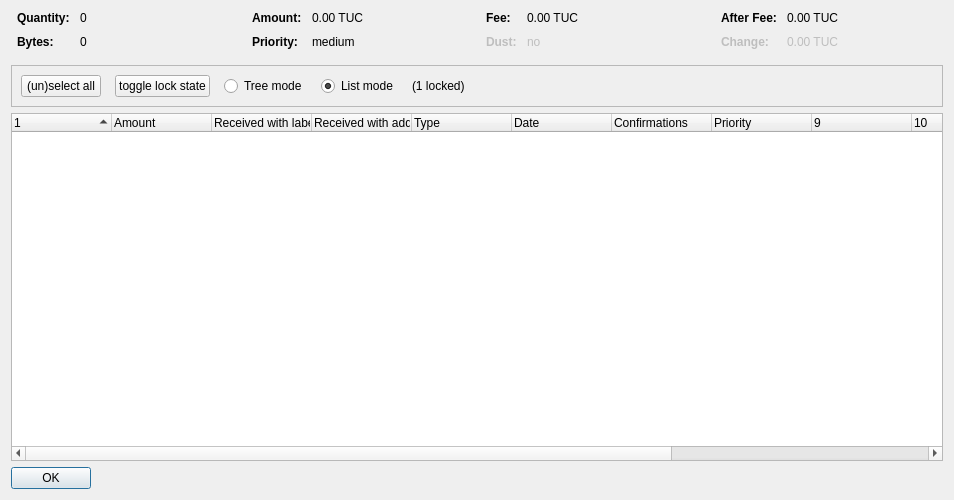
<?xml version="1.0" encoding="UTF-8"?>
<ui version="4.0">
 <class>CoinControlDialog</class>
 <widget class="QDialog" name="CoinControlDialog">
  <property name="geometry">
   <rect>
    <x>0</x>
    <y>0</y>
    <width>954</width>
    <height>500</height>
   </rect>
  </property>
  <property name="windowTitle">
   <string>Coin Selection</string>
  </property>
  <layout class="QVBoxLayout" name="verticalLayout">
   <item>
    <layout class="QHBoxLayout" name="horizontalLayoutTop" stretch="0,0,0,0">
     <property name="topMargin">
      <number>0</number>
     </property>
     <property name="bottomMargin">
      <number>10</number>
     </property>
     <item>
      <layout class="QFormLayout" name="formLayoutCoinControl1">
       <property name="horizontalSpacing">
        <number>10</number>
       </property>
       <property name="verticalSpacing">
        <number>10</number>
       </property>
       <property name="leftMargin">
        <number>6</number>
       </property>
       <property name="rightMargin">
        <number>6</number>
       </property>
       <item row="0" column="0">
        <widget class="QLabel" name="labelCoinControlQuantityText">
         <property name="font">
          <font>
           <weight>75</weight>
           <bold>true</bold>
          </font>
         </property>
         <property name="text">
          <string>Quantity:</string>
         </property>
        </widget>
       </item>
       <item row="0" column="1">
        <widget class="QLabel" name="labelCoinControlQuantity">
         <property name="cursor">
          <cursorShape>IBeamCursor</cursorShape>
         </property>
         <property name="contextMenuPolicy">
          <enum>Qt::ActionsContextMenu</enum>
         </property>
         <property name="text">
          <string notr="true">0</string>
         </property>
         <property name="textInteractionFlags">
          <set>Qt::LinksAccessibleByMouse|Qt::TextSelectableByKeyboard|Qt::TextSelectableByMouse</set>
         </property>
        </widget>
       </item>
       <item row="1" column="0">
        <widget class="QLabel" name="labelCoinControlBytesText">
         <property name="font">
          <font>
           <weight>75</weight>
           <bold>true</bold>
          </font>
         </property>
         <property name="text">
          <string>Bytes:</string>
         </property>
        </widget>
       </item>
       <item row="1" column="1">
        <widget class="QLabel" name="labelCoinControlBytes">
         <property name="cursor">
          <cursorShape>IBeamCursor</cursorShape>
         </property>
         <property name="contextMenuPolicy">
          <enum>Qt::ActionsContextMenu</enum>
         </property>
         <property name="text">
          <string notr="true">0</string>
         </property>
         <property name="textInteractionFlags">
          <set>Qt::LinksAccessibleByMouse|Qt::TextSelectableByKeyboard|Qt::TextSelectableByMouse</set>
         </property>
        </widget>
       </item>
      </layout>
     </item>
     <item>
      <layout class="QFormLayout" name="formLayoutCoinControl2">
       <property name="horizontalSpacing">
        <number>10</number>
       </property>
       <property name="verticalSpacing">
        <number>10</number>
       </property>
       <property name="leftMargin">
        <number>6</number>
       </property>
       <property name="rightMargin">
        <number>6</number>
       </property>
       <item row="0" column="0">
        <widget class="QLabel" name="labelCoinControlAmountText">
         <property name="font">
          <font>
           <weight>75</weight>
           <bold>true</bold>
          </font>
         </property>
         <property name="text">
          <string>Amount:</string>
         </property>
        </widget>
       </item>
       <item row="0" column="1">
        <widget class="QLabel" name="labelCoinControlAmount">
         <property name="cursor">
          <cursorShape>IBeamCursor</cursorShape>
         </property>
         <property name="contextMenuPolicy">
          <enum>Qt::ActionsContextMenu</enum>
         </property>
         <property name="text">
          <string notr="true">0.00 TUC</string>
         </property>
         <property name="textInteractionFlags">
          <set>Qt::LinksAccessibleByMouse|Qt::TextSelectableByKeyboard|Qt::TextSelectableByMouse</set>
         </property>
        </widget>
       </item>
       <item row="1" column="0">
        <widget class="QLabel" name="labelCoinControlPriorityText">
         <property name="font">
          <font>
           <weight>75</weight>
           <bold>true</bold>
          </font>
         </property>
         <property name="text">
          <string>Priority:</string>
         </property>
        </widget>
       </item>
       <item row="1" column="1">
        <widget class="QLabel" name="labelCoinControlPriority">
         <property name="cursor">
          <cursorShape>IBeamCursor</cursorShape>
         </property>
         <property name="contextMenuPolicy">
          <enum>Qt::ActionsContextMenu</enum>
         </property>
         <property name="text">
          <string>medium</string>
         </property>
         <property name="textInteractionFlags">
          <set>Qt::LinksAccessibleByMouse|Qt::TextSelectableByKeyboard|Qt::TextSelectableByMouse</set>
         </property>
        </widget>
       </item>
      </layout>
     </item>
     <item>
      <layout class="QFormLayout" name="formLayoutCoinControl3">
       <property name="horizontalSpacing">
        <number>10</number>
       </property>
       <property name="verticalSpacing">
        <number>10</number>
       </property>
       <property name="leftMargin">
        <number>6</number>
       </property>
       <property name="rightMargin">
        <number>6</number>
       </property>
       <item row="0" column="0">
        <widget class="QLabel" name="labelCoinControlFeeText">
         <property name="font">
          <font>
           <weight>75</weight>
           <bold>true</bold>
          </font>
         </property>
         <property name="text">
          <string>Fee:</string>
         </property>
        </widget>
       </item>
       <item row="0" column="1">
        <widget class="QLabel" name="labelCoinControlFee">
         <property name="cursor">
          <cursorShape>IBeamCursor</cursorShape>
         </property>
         <property name="contextMenuPolicy">
          <enum>Qt::ActionsContextMenu</enum>
         </property>
         <property name="text">
          <string notr="true">0.00 TUC</string>
         </property>
         <property name="textInteractionFlags">
          <set>Qt::LinksAccessibleByMouse|Qt::TextSelectableByKeyboard|Qt::TextSelectableByMouse</set>
         </property>
        </widget>
       </item>
       <item row="1" column="0">
        <widget class="QLabel" name="labelCoinControlLowOutputText">
         <property name="enabled">
          <bool>false</bool>
         </property>
         <property name="font">
          <font>
           <weight>75</weight>
           <bold>true</bold>
          </font>
         </property>
         <property name="text">
          <string>Dust:</string>
         </property>
        </widget>
       </item>
       <item row="1" column="1">
        <widget class="QLabel" name="labelCoinControlLowOutput">
         <property name="enabled">
          <bool>false</bool>
         </property>
         <property name="cursor">
          <cursorShape>IBeamCursor</cursorShape>
         </property>
         <property name="contextMenuPolicy">
          <enum>Qt::ActionsContextMenu</enum>
         </property>
         <property name="text">
          <string>no</string>
         </property>
         <property name="textInteractionFlags">
          <set>Qt::LinksAccessibleByMouse|Qt::TextSelectableByKeyboard|Qt::TextSelectableByMouse</set>
         </property>
        </widget>
       </item>
      </layout>
     </item>
     <item>
      <layout class="QFormLayout" name="formLayoutCoinControl4">
       <property name="horizontalSpacing">
        <number>10</number>
       </property>
       <property name="verticalSpacing">
        <number>10</number>
       </property>
       <property name="leftMargin">
        <number>6</number>
       </property>
       <property name="rightMargin">
        <number>6</number>
       </property>
       <item row="0" column="0">
        <widget class="QLabel" name="labelCoinControlAfterFeeText">
         <property name="font">
          <font>
           <weight>75</weight>
           <bold>true</bold>
          </font>
         </property>
         <property name="text">
          <string>After Fee:</string>
         </property>
        </widget>
       </item>
       <item row="0" column="1">
        <widget class="QLabel" name="labelCoinControlAfterFee">
         <property name="cursor">
          <cursorShape>IBeamCursor</cursorShape>
         </property>
         <property name="contextMenuPolicy">
          <enum>Qt::ActionsContextMenu</enum>
         </property>
         <property name="text">
          <string notr="true">0.00 TUC</string>
         </property>
         <property name="textInteractionFlags">
          <set>Qt::LinksAccessibleByMouse|Qt::TextSelectableByKeyboard|Qt::TextSelectableByMouse</set>
         </property>
        </widget>
       </item>
       <item row="1" column="0">
        <widget class="QLabel" name="labelCoinControlChangeText">
         <property name="enabled">
          <bool>false</bool>
         </property>
         <property name="font">
          <font>
           <weight>75</weight>
           <bold>true</bold>
          </font>
         </property>
         <property name="text">
          <string>Change:</string>
         </property>
        </widget>
       </item>
       <item row="1" column="1">
        <widget class="QLabel" name="labelCoinControlChange">
         <property name="enabled">
          <bool>false</bool>
         </property>
         <property name="cursor">
          <cursorShape>IBeamCursor</cursorShape>
         </property>
         <property name="contextMenuPolicy">
          <enum>Qt::ActionsContextMenu</enum>
         </property>
         <property name="text">
          <string notr="true">0.00 TUC</string>
         </property>
         <property name="textInteractionFlags">
          <set>Qt::LinksAccessibleByMouse|Qt::TextSelectableByKeyboard|Qt::TextSelectableByMouse</set>
         </property>
        </widget>
       </item>
      </layout>
     </item>
    </layout>
   </item>
   <item>
    <widget class="QFrame" name="frame">
     <property name="minimumSize">
      <size>
       <width>0</width>
       <height>40</height>
      </size>
     </property>
     <property name="frameShape">
      <enum>QFrame::StyledPanel</enum>
     </property>
     <property name="frameShadow">
      <enum>QFrame::Sunken</enum>
     </property>
     <layout class="QHBoxLayout" name="horizontalLayout">
      <item>
       <layout class="QHBoxLayout" name="horizontalLayoutPanel" stretch="0,0,0,0,0,0">
        <property name="spacing">
         <number>14</number>
        </property>
        <item>
         <widget class="QPushButton" name="pushButtonSelectAll">
          <property name="sizePolicy">
           <sizepolicy hsizetype="Maximum" vsizetype="Fixed">
            <horstretch>0</horstretch>
            <verstretch>0</verstretch>
           </sizepolicy>
          </property>
          <property name="text">
           <string>(un)select all</string>
          </property>
          <property name="autoDefault">
           <bool>false</bool>
          </property>
         </widget>
        </item>
        <item>
         <widget class="QPushButton" name="pushButtonToggleLock">
          <property name="sizePolicy">
           <sizepolicy hsizetype="Maximum" vsizetype="Fixed">
            <horstretch>0</horstretch>
            <verstretch>0</verstretch>
           </sizepolicy>
          </property>
          <property name="text">
           <string>toggle lock state</string>
          </property>
          <property name="autoDefault">
           <bool>false</bool>
          </property>
         </widget>
        </item>
        <item>
         <widget class="QRadioButton" name="radioTreeMode">
          <property name="sizePolicy">
           <sizepolicy hsizetype="Maximum" vsizetype="Fixed">
            <horstretch>0</horstretch>
            <verstretch>0</verstretch>
           </sizepolicy>
          </property>
          <property name="text">
           <string>Tree mode</string>
          </property>
         </widget>
        </item>
        <item>
         <widget class="QRadioButton" name="radioListMode">
          <property name="sizePolicy">
           <sizepolicy hsizetype="Maximum" vsizetype="Fixed">
            <horstretch>0</horstretch>
            <verstretch>0</verstretch>
           </sizepolicy>
          </property>
          <property name="text">
           <string>List mode</string>
          </property>
          <property name="checked">
           <bool>true</bool>
          </property>
         </widget>
        </item>
        <item>
         <widget class="QLabel" name="labelLocked">
          <property name="text">
           <string>(1 locked)</string>
          </property>
         </widget>
        </item>
        <item>
         <spacer name="horizontalSpacer">
          <property name="orientation">
           <enum>Qt::Horizontal</enum>
          </property>
          <property name="sizeHint" stdset="0">
           <size>
            <width>40</width>
            <height>20</height>
           </size>
          </property>
         </spacer>
        </item>
       </layout>
      </item>
     </layout>
    </widget>
   </item>
   <item>
    <widget class="CoinControlTreeWidget" name="treeWidget">
     <property name="contextMenuPolicy">
      <enum>Qt::CustomContextMenu</enum>
     </property>
     <property name="sortingEnabled">
      <bool>false</bool>
     </property>
     <property name="columnCount">
      <number>13</number>
     </property>
     <attribute name="headerShowSortIndicator" stdset="0">
      <bool>true</bool>
     </attribute>
     <attribute name="headerStretchLastSection">
      <bool>false</bool>
     </attribute>
     <column>
      <property name="text">
       <string/>
      </property>
     </column>
     <column>
      <property name="text">
       <string>Amount</string>
      </property>
     </column>
     <column>
      <property name="text">
       <string>Received with label</string>
      </property>
     </column>
     <column>
      <property name="text">
       <string>Received with address</string>
      </property>
     </column>
     <column>
      <property name="text">
       <string>Type</string>
      </property>
     </column>
     <column>
      <property name="text">
       <string>Date</string>
      </property>
     </column>
     <column>
      <property name="text">
       <string>Confirmations</string>
      </property>
      <property name="toolTip">
       <string>Confirmed</string>
      </property>
     </column>
     <column>
      <property name="text">
       <string>Priority</string>
      </property>
     </column>
     <column>
      <property name="text">
       <string/>
      </property>
     </column>
     <column>
      <property name="text">
       <string/>
      </property>
     </column>
     <column>
      <property name="text">
       <string/>
      </property>
     </column>
     <column>
      <property name="text">
       <string/>
      </property>
     </column>
     <column>
      <property name="text">
       <string/>
      </property>
     </column>
    </widget>
   </item>
   <item>
    <widget class="QDialogButtonBox" name="buttonBox">
     <property name="sizePolicy">
      <sizepolicy hsizetype="Maximum" vsizetype="Fixed">
       <horstretch>0</horstretch>
       <verstretch>0</verstretch>
      </sizepolicy>
     </property>
     <property name="orientation">
      <enum>Qt::Horizontal</enum>
     </property>
     <property name="standardButtons">
      <set>QDialogButtonBox::Ok</set>
     </property>
    </widget>
   </item>
  </layout>
 </widget>
 <customwidgets>
  <customwidget>
   <class>CoinControlTreeWidget</class>
   <extends>QTreeWidget</extends>
   <header>coincontroltreewidget.h</header>
  </customwidget>
 </customwidgets>
 <resources/>
 <connections/>
</ui>
